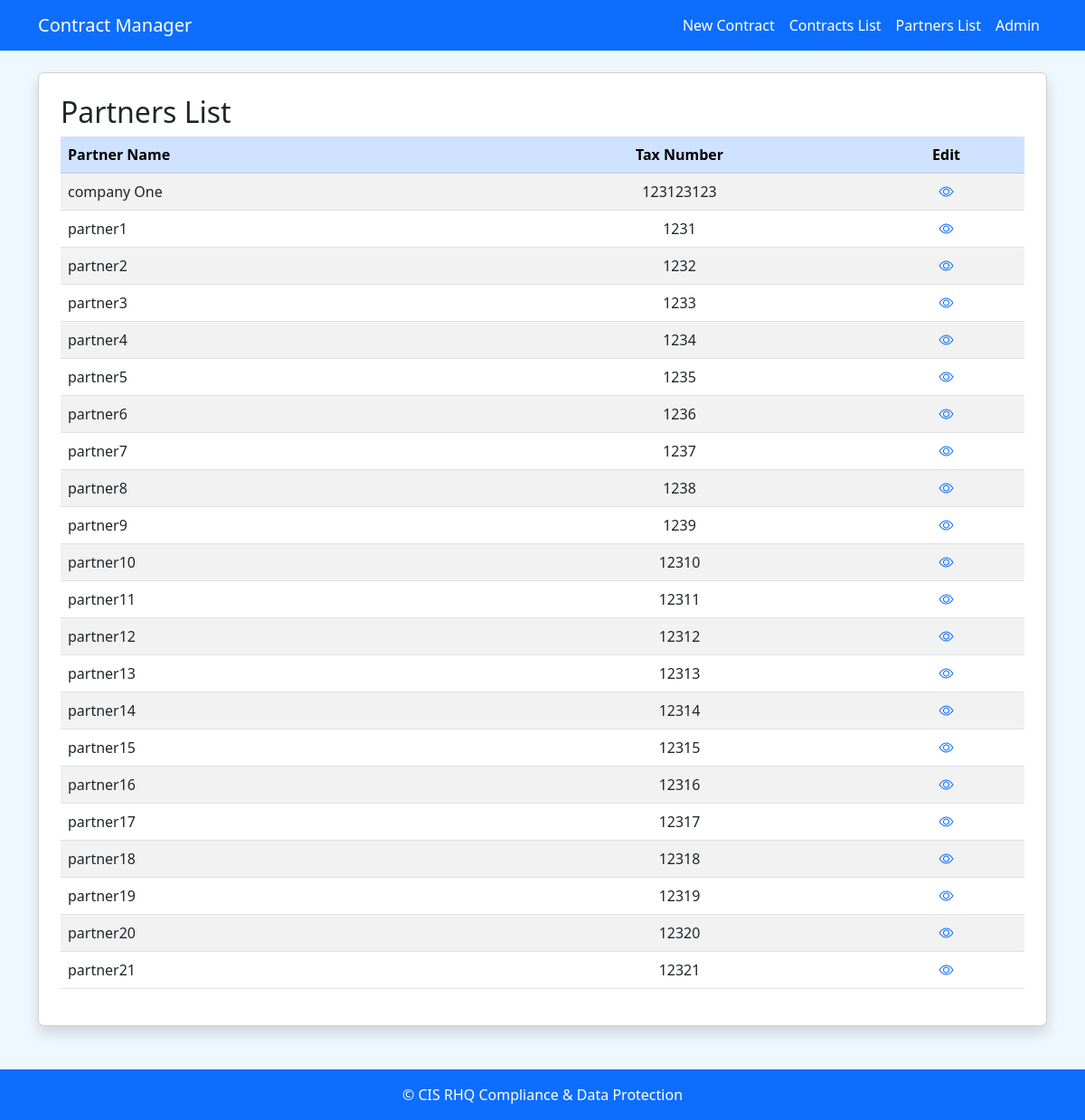
/choose_partner/, run on an earlier commit of the app's database.
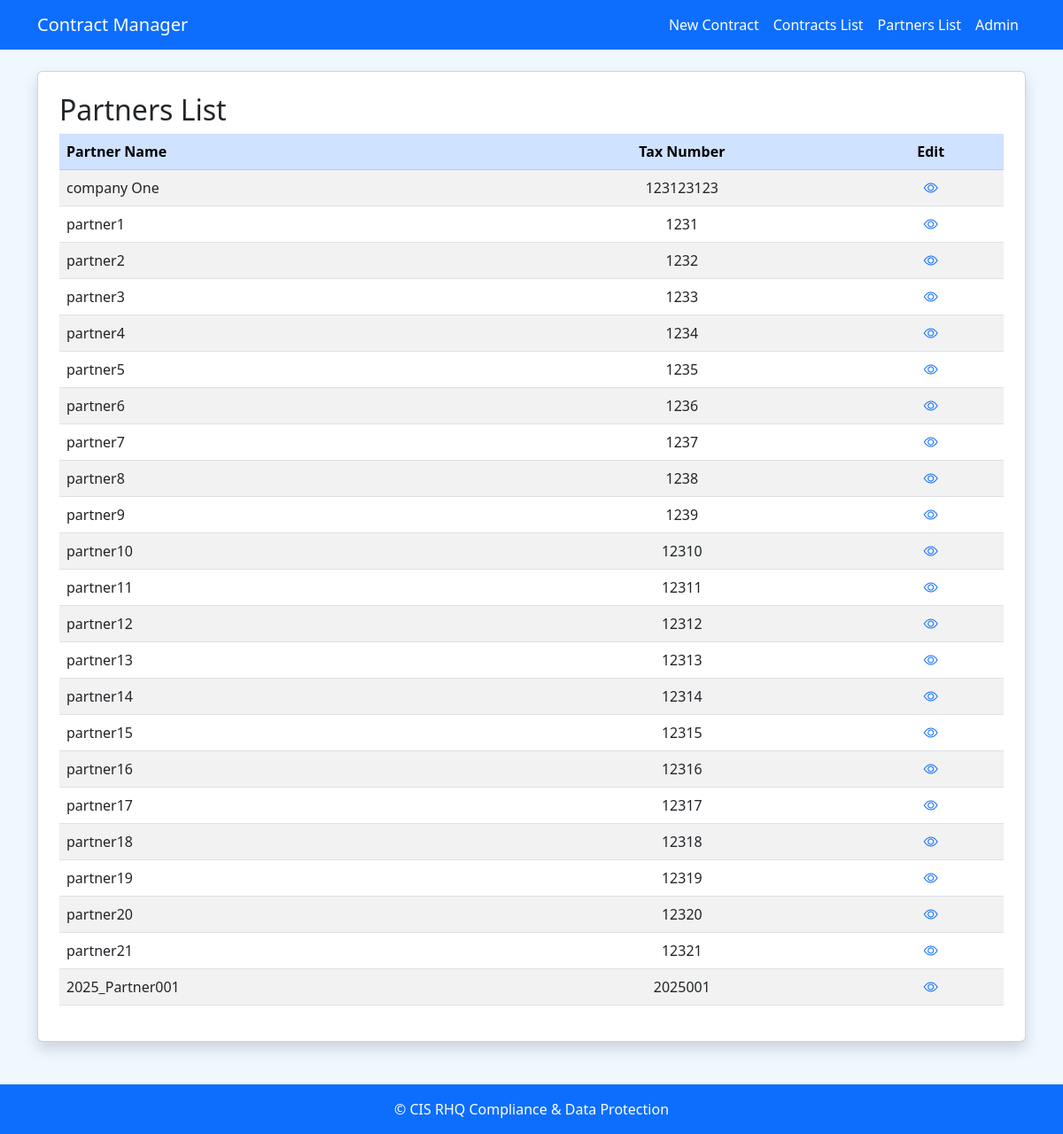
And on a later commit of the database.
### app/models.py (models this page shows)
class Partner(db.Model):
    __tablename__ = 'partners'
    partner_id = mapped_column(Integer, primary_key=True, autoincrement=True)
    partner_name = mapped_column(String(100), nullable=False)
    tax_no = mapped_column(Integer, nullable=False)
    contracts = relationship("Contract", back_populates="partner")

### app/route_main/routes.py (the view)
@bp.route("/choose_partner/")
def choose_partner():
    partners = Partner.query.all()
    partners_per_page = 10
    total_partners = Partner.query.count()
    total_pages = (total_partners + partners_per_page - 1) // partners_per_page  # Calculate total pages
    return render_template('temp_choose_partner1.html', partners=partners, total_pages=total_pages, total_partners=total_partners)

### app/templates/temp_choose_partner1.html (shortened to what this page needs)
{% extends 'base.html' %}
{% block content %}
<link rel="stylesheet" href="//cdn.datatables.net/2.1.8/css/dataTables.dataTables.min.css">
<link rel="stylesheet" href="//cdn.datatables.net/2.1.8/css/dataTables.bootstrap5.css">
<div class="card shadow p-4 mb-4">
    <h2 class="card-title">Partners List</h2>
    <div class="table-responsive">
        <table id="partnersTable" class="table table-striped">
            <thead class="table-primary compact">
                <tr>
                    <th>Partner Name</th>
                    <th style="text-align: center;">Tax Number</th>
                    <th style="text-align: center;">Edit</th>
                </tr>
            </thead>
            <tbody>
                {% for partner in partners %}
                <tr class="partner-row" data-partner-name="{{ partner.partner_name }}" data-tax-no="{{ partner.tax_no }}"
                        onclick="window.location='{{ url_for('route_main.new_partner') }}'">
                    <td>{{ partner.partner_name }}</td>
                    <td style="text-align: center;"> {{ partner.tax_no }}</td>
                    <td style="text-align: center;">
                        <a href="#">
                            <i class="bi bi-eye text-primary"></i>
                        </a>
                    </td>
                </tr>
                {% endfor %}
            </tbody>
        </table>
    </div>
</div>
{% endblock %}

What changed in the data, as far as the page shows it:
added Partner: partner_name "2025_Partner001", tax_no "2025001"
